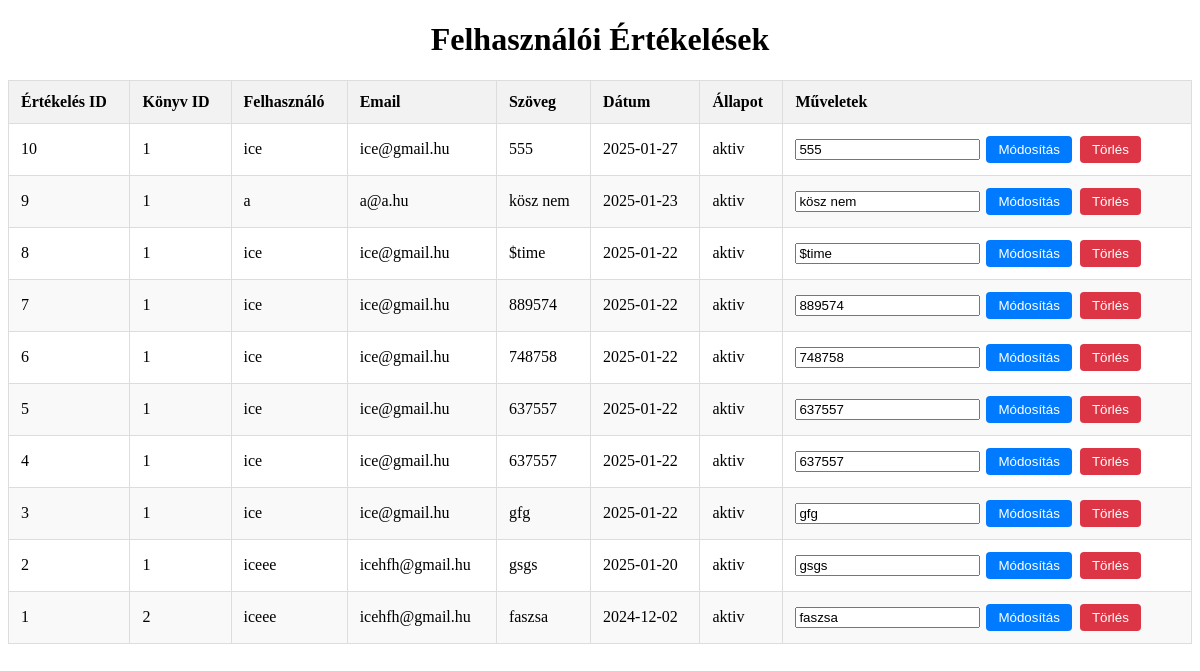
The app's page /admin/ertekelesek.php, older data.
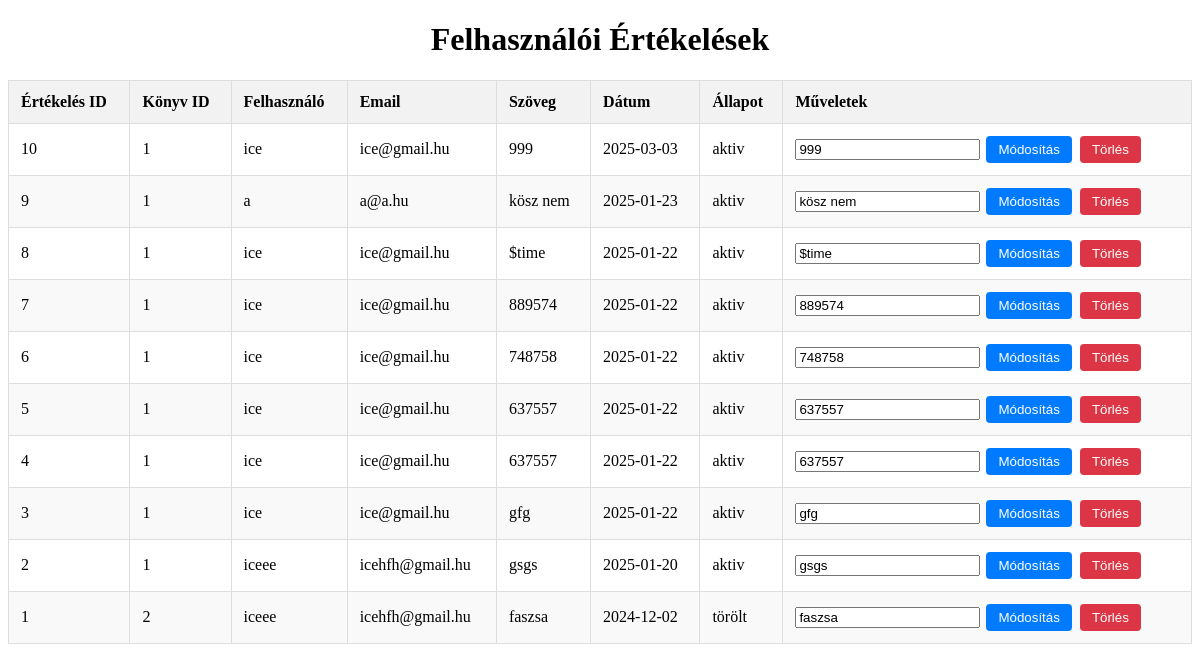
The same page, newer data.
### tables this page shows
CREATE TABLE `ertekelesek` (
  `eid` int(11) NOT NULL,
  `uid` int(11) NOT NULL,
  `kid` int(11) NOT NULL,
  `eszoveg` varchar(255) NOT NULL,
  `edatum` date NOT NULL,
  `status` varchar(3) NOT NULL
);

CREATE TABLE `user` (
  `uid` int(255) NOT NULL,
  `username` varchar(100) NOT NULL,
  `uemail` varchar(255) NOT NULL,
  `upassword` varchar(64) NOT NULL,
  `uprofkepnev` varchar(50) NOT NULL,
  `uprofkepnev_eredetinev` varchar(250) NOT NULL,
  `udatum` datetime NOT NULL,
  `uip` varchar(48) NOT NULL,
  `usession` varchar(8) NOT NULL,
  `ustatusz` varchar(2) NOT NULL,
  `ukomment` text NOT NULL
);

### admin/ertekelesek.php (the view, shortened to what this page needs)
<?php
include("../kapcsolat.php");
$query = "
    SELECT `eid`, `kid`, `eszoveg`,
     `edatum`, `status` , `username` , `uemail`
    FROM `ertekelesek`
    INNER JOIN user ON ertekelesek.uid = user.uid
    ORDER BY edatum DESC
";
$result = mysqli_query($adb, $query);
?>
<!DOCTYPE html>
<html lang="hu">
<head>
</head>
<body>
    <h1>Felhasználói Értékelések</h1>
    <table>
        <thead>
            <tr>
                <th>Értékelés ID</th>
                <th>Könyv ID</th>
                <th>Felhasználó</th>
                <th>Email</th>
                <th>Szöveg</th>
                <th>Dátum</th>
                <th>Állapot</th>
                <th>Műveletek</th>
            </tr>
        </thead>
        <tbody>
            <?php
            while ($row = mysqli_fetch_assoc($result)) {
                echo "<tr>";
                echo "<td>" . htmlspecialchars($row['eid']) . "</td>";
                echo "<td>" . htmlspecialchars($row['kid']) . "</td>";
                echo "<td>" . htmlspecialchars($row['username']) . "</td>";
                echo "<td>" . htmlspecialchars($row['uemail']) . "</td>";
                echo "<td>" . htmlspecialchars($row['eszoveg']) . "</td>";
                echo "<td>" . htmlspecialchars($row['edatum']) . "</td>";
                echo "<td>";
                if ($row['status'] == 'a') {
                    echo 'aktiv';
                }else{
                    echo 'törölt';
                }
                echo "</td>";
                echo "<td>";
                echo "<form method='POST' style='display:inline;'>
                        <input type='hidden' name='eid' value='" . htmlspecialchars($row['eid']) . "'>
                        <input type='text' name='eszoveg' value='" . htmlspecialchars($row['eszoveg']) . "' required>
                        <button type='submit' name='update'>Módosítás</button>
                      </form>";
                echo "<a href='./?p=ertekelesek&delete=" . htmlspecialchars($row['eid']) . "'>
                        <button class='delete-button'>Törlés</button>
                      </a>";
                echo "</td>";
                echo "</tr>";
            }
            ?>
        </tbody>
    </table>
</body>
</html>

Row changes from the older to the newer data that the page shows:
changed ertekelesek id 10: eszoveg "555" → "999"; edatum "2025-01-27" → "2025-03-03"
changed ertekelesek "faszsa": status "aktiv" → "törölt"
